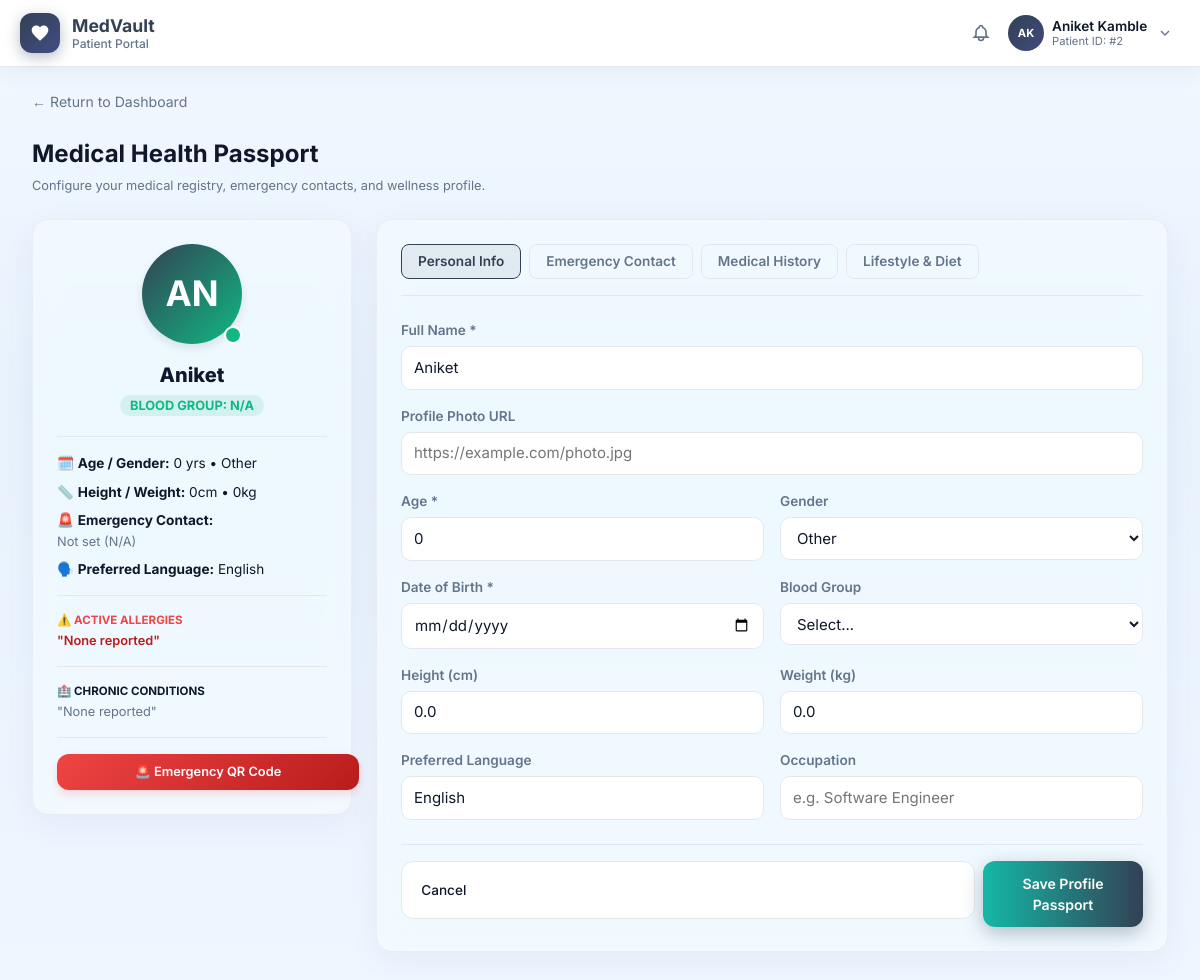
The page /patient/profile (signed in) on the database its author committed.
### tables this page shows
CREATE TABLE users (
                  id INTEGER PRIMARY KEY AUTOINCREMENT,
                  username TEXT NOT NULL,
                  password_hash TEXT NOT NULL,
                  full_name TEXT NOT NULL DEFAULT '',
                  blood_group TEXT NOT NULL DEFAULT '',
                  allergies TEXT NOT NULL DEFAULT '',
                  medications TEXT NOT NULL DEFAULT '',
                  conditions TEXT NOT NULL DEFAULT '',
                  onboarding_done INTEGER NOT NULL DEFAULT 0,
                  portal_role TEXT NOT NULL DEFAULT 'patient',
                  theme_accent TEXT NOT NULL DEFAULT '#3b82f6',
                  theme_mode TEXT NOT NULL DEFAULT 'light',
                  doctor_specialty TEXT NOT NULL DEFAULT '',
                  doctor_phone TEXT NOT NULL DEFAULT '',
                  doctor_clinic TEXT NOT NULL DEFAULT '',
                  doctor_bio TEXT NOT NULL DEFAULT '',
                  UNIQUE(username, portal_role)
                );

### app_pkg/routes/core.py (the view, shortened to what this page needs)
@core_bp.route("/patient/profile", methods=["GET", "POST"])
@login_required
def patient_profile():
    if _portal_role(current_user.id) != "patient":
        flash("This page is for patient accounts only.")
        return redirect(url_for("core.dashboard"))
    db = get_db()
    theme = _portal_theme(current_user.id, current_user.username)
    profile = db.execute("SELECT * FROM patient_profiles WHERE user_id = ?", (current_user.id,)).fetchone()
    if not profile:
        dec_name = ""
        dec_email = ""
        dec_phone = ""
        dec_allergies = ""
        dec_meds = ""
        dec_conds = ""
        try:
            dec_name = decrypt_text(current_user.full_name) or ""
            dec_email = decrypt_text(current_user.email) or ""
            dec_phone = decrypt_text(current_user.phone) or ""
            dec_allergies = decrypt_text(current_user.allergies) or ""
            dec_meds = decrypt_text(current_user.medications) or ""
            dec_conds = decrypt_text(current_user.conditions) or ""
        except Exception:
            pass
        profile = {
            "full_name": dec_name or current_user.username,
            "profile_photo": "",
            "age": 0,
            "gender": "Other",
            "dob": "",
            "blood_group": "",
            "height": 0.0,
            "weight": 0.0,
            "phone": dec_phone,
            "email": dec_email,
            "address": "",
            "emergency_contact_name": "",
            "emergency_contact_number": "",
            "existing_diseases": dec_conds,
            "current_medications": dec_meds,
            "allergies": dec_allergies,
            "previous_surgeries": "",
            "family_medical_history": "",
            "smoking_status": "No",
            "alcohol_consumption": "No",
            "exercise_frequency": "None",
            "sleep_duration": 0.0,
            "diet_preference": "",
            "water_intake": 0.0,
            "occupation": "",
            "preferred_language": "English",
            "preferred_consultation_mode": "In-Person",
        }
    return render_template("patient_profile.html", theme=theme, profile=profile)

### templates/patient_profile.html (shortened to what this page needs)
{% extends "base_patient.html" %}
{% block content %}
<div class="dr-shell">
  <div style="margin-bottom: 1.5rem;">
    <a href="{{ url_for('core.dashboard') }}" class="dr-back-link">&larr; Return to Dashboard</a>
    <h1 class="dr-page-title" style="margin: 0.5rem 0 0;">Medical Health Passport</h1>
    <p class="dr-hint" style="margin: 0.2rem 0 0;">Configure your medical registry, emergency contacts, and wellness profile.</p>
  </div>
  <div style="display: grid; grid-template-columns: 320px 1fr; gap: 1.5rem; align-items: start; @media (max-width: 768px) { grid-template-columns: 1fr; }">
    <aside class="dr-panel" style="padding: 1.5rem; text-align: center; border-top: 4px solid var(--accent); background: var(--surface);">
      <div style="position: relative; display: inline-block; margin-bottom: 1rem;">
        {% if profile.profile_photo %}
          <img src="{{ profile.profile_photo }}" alt="Patient Photo" style="width: 100px; height: 100px; border-radius: 50%; object-fit: cover; border: 3px solid var(--border); box-shadow: 0 4px 10px rgba(0,0,0,0.1); margin: 0 auto; display: block;" />
        {% else %}
          <div style="width: 100px; height: 100px; border-radius: 50%; background: linear-gradient(135deg, var(--accent), #10b981); color: white; display: grid; place-items: center; font-size: 2.2rem; font-weight: bold; margin: 0 auto; box-shadow: 0 4px 10px rgba(0,0,0,0.1);">
            {{ profile.full_name[:2] | upper }}
          </div>
        {% endif %}
        <span style="position: absolute; bottom: 0; right: 0; background: #10b981; border: 2px solid var(--surface); width: 14px; height: 14px; border-radius: 50%;" title="EHR Synced"></span>
      </div>
      <h2 style="margin: 0 0 0.25rem; font-size: 1.25rem; font-weight: 800; color: var(--text);">{{ profile.full_name }}</h2>
      <span style="font-size: 0.8rem; background: rgba(16, 185, 129, 0.12); color: #10b981; padding: 0.2rem 0.6rem; border-radius: 9999px; font-weight: bold; text-transform: uppercase;">
        Blood Group: {{ profile.blood_group or "N/A" }}
      </span>
      <div style="margin-top: 1.25rem; text-align: left; font-size: 0.85rem; color: var(--text); border-top: 1px solid var(--border); padding-top: 1rem; display: flex; flex-direction: column; gap: 0.5rem; line-height: 1.5;">
        <div>🗓️ <strong>Age / Gender:</strong> {{ profile.age or "0" }} yrs &bull; {{ profile.gender }}</div>
        <div>📏 <strong>Height / Weight:</strong> {{ profile.height or "0" }}cm &bull; {{ profile.weight or "0" }}kg</div>
        <div>🚨 <strong>Emergency Contact:</strong><br/>
          <span style="color: var(--text-muted); font-size: 0.8rem;">
            {{ profile.emergency_contact_name or "Not set" }} ({{ profile.emergency_contact_number or "N/A" }})
          </span>
        </div>
        <div>🗣️ <strong>Preferred Language:</strong> {{ profile.preferred_language or "English" }}</div>
      </div>
      <div style="margin-top: 1rem; text-align: left; font-size: 0.8rem; color: var(--text-muted); border-top: 1px solid var(--border); padding-top: 1rem; line-height: 1.4;">
        <span style="font-weight: 700; color: #ef4444; display: block; margin-bottom: 0.25rem; text-transform: uppercase; font-size: 0.72rem;">⚠️ Active Allergies</span>
        <div style="color: #b91c1c; font-weight: 600;">"{{ profile.allergies or 'None reported' }}"</div>
      </div>
      <div style="margin-top: 1rem; text-align: left; font-size: 0.8rem; color: var(--text-muted); border-top: 1px solid var(--border); padding-top: 1rem; line-height: 1.4;">
        <span style="font-weight: 700; color: var(--text); display: block; margin-bottom: 0.25rem; text-transform: uppercase; font-size: 0.72rem;">🏥 Chronic Conditions</span>
        <div>"{{ profile.existing_diseases or 'None reported' }}"</div>
      </div>
      <div style="margin-top: 1rem; padding-top: 1rem; border-top: 1px solid var(--border);">
        <a href="{{ url_for('core.emergency_info') }}" class="dr-btn-gradient dr-btn-gradient--inline" style="text-decoration: none; padding: 0.5rem 1rem; font-size: 0.8rem; width: 100%; display: block; box-shadow: 0 4px 10px rgba(239, 68, 68, 0.2); background: linear-gradient(135deg, #ef4444 0%, #b91c1c 100%); border: none;">
          🚨 Emergency QR Code
        </a>
      </div>
    </aside>
    <main>
      <form method="post" class="dr-panel" style="padding: 1.5rem; display: flex; flex-direction: column; gap: 1.5rem; background: var(--surface);">
        <div style="display: flex; gap: 0.5rem; border-bottom: 1px solid var(--border); padding-bottom: 0.5rem; overflow-x: auto;">
          <button type="button" onclick="switchProfileTab('personal')" class="dr-btn-outline tab-btn active-tab" id="tab_personal" style="width: auto; padding: 0.4rem 1rem; border-radius: 8px;">Personal Info</button>
          <button type="button" onclick="switchProfileTab('emergency')" class="dr-btn-outline tab-btn" id="tab_emergency" style="width: auto; padding: 0.4rem 1rem; border-radius: 8px;">Emergency Contact</button>
          <button type="button" onclick="switchProfileTab('medical')" class="dr-btn-outline tab-btn" id="tab_medical" style="width: auto; padding: 0.4rem 1rem; border-radius: 8px;">Medical History</button>
          <button type="button" onclick="switchProfileTab('lifestyle')" class="dr-btn-outline tab-btn" id="tab_lifestyle" style="width: auto; padding: 0.4rem 1rem; border-radius: 8px;">Lifestyle &amp; Diet</button>
        </div>
        <fieldset id="sect_personal" style="border: none; padding: 0; margin: 0; display: flex; flex-direction: column; gap: 1rem;">
          <div>
            <label class="dr-label-full" for="full_name">Full Name *</label>
            <input class="dr-input" id="full_name" name="full_name" required minlength="2" maxlength="120" value="{{ profile.full_name }}" placeholder="Jane Doe" />
          </div>
          <div>
            <label class="dr-label-full" for="profile_photo">Profile Photo URL</label>
            <input class="dr-input" id="profile_photo" name="profile_photo" type="url" value="{{ profile.profile_photo }}" placeholder="https://example.com/photo.jpg" />
          </div>
          <div style="display: grid; grid-template-columns: 1fr 1fr; gap: 1rem;">
            <div>
              <label class="dr-label-full" for="age">Age *</label>
              <input class="dr-input" id="age" name="age" type="number" required min="0" value="{{ profile.age }}" />
            </div>
            <div>
              <label class="dr-label-full" for="gender">Gender</label>
              <select class="dr-input" id="gender" name="gender">
                <option value="Other" {% if profile.gender == "Other" %}selected{% endif %}>Other</option>
              </select>
            </div>
          </div>
          <div style="display: grid; grid-template-columns: 1fr 1fr; gap: 1rem;">
            <div>
              <label class="dr-label-full" for="dob">Date of Birth *</label>
              <input class="dr-input" id="dob" name="dob" type="date" required value="{{ profile.dob }}" />
            </div>
            <div>
              <label class="dr-label-full" for="blood_group">Blood Group</label>
              <select class="dr-input" id="blood_group" name="blood_group">
                <option value="" {% if not profile.blood_group %}selected{% endif %}>Select...</option>
              </select>
            </div>
          </div>
          <div style="display: grid; grid-template-columns: 1fr 1fr; gap: 1rem;">
            <div>
              <label class="dr-label-full" for="height">Height (cm)</label>
              <input class="dr-input" id="height" name="height" type="number" step="0.1" value="{{ profile.height }}" placeholder="170" />
            </div>
            <div>
              <label class="dr-label-full" for="weight">Weight (kg)</label>
              <input class="dr-input" id="weight" name="weight" type="number" step="0.1" value="{{ profile.weight }}" placeholder="70" />
            </div>
          </div>
          <div style="display: grid; grid-template-columns: 1fr 1fr; gap: 1rem;">
            <div>
              <label class="dr-label-full" for="preferred_language">Preferred Language</label>
              <input class="dr-input" id="preferred_language" name="preferred_language" value="{{ profile.preferred_language }}" placeholder="e.g. English, French" />
            </div>
            <div>
              <label class="dr-label-full" for="occupation">Occupation</label>
              <input class="dr-input" id="occupation" name="occupation" value="{{ profile.occupation }}" placeholder="e.g. Software Engineer" />
            </div>
          </div>
        </fieldset>
        <div style="display: flex; gap: 0.5rem; justify-content: flex-end; border-top: 1px solid var(--border); padding-top: 1rem;">
          <a href="{{ url_for('core.dashboard') }}" class="dr-btn-outline" style="text-decoration: none; padding: 0.6rem 1.2rem;">Cancel</a>
          <button type="submit" class="dr-btn-gradient dr-btn-gradient--inline">Save Profile Passport</button>
        </div>
      </form>
    </main>
  </div>
</div>
{% endblock %}

### templates/base_patient.html (shortened to what this page needs)
<!doctype html>
<html lang="en">
  <head>
    <link rel="stylesheet" href="{{ url_for('static', filename='doctor.css') }}?v=2.0.3" />
    <link rel="stylesheet" href="{{ url_for('static', filename='patient_dashboard.css') }}?v=2.0.3" />
  </head>
  <body
    class="dr-portal"
    data-portal="patient"
    data-theme="{{ theme.mode }}"
    style="--accent: {{ theme.accent }}; --accent-rgb: {{ theme.accent_rgb }};"
  >
    <header class="dr-topbar">
      <div class="dr-topbar-inner">
        <a href="{{ url_for('core.dashboard') }}" class="dr-brand">
          <span class="dr-brand-logo" aria-hidden="true">
            <svg viewBox="0 0 24 24" width="20" height="20" fill="currentColor">
              <path d="M12 21.35l-1.45-1.32C5.4 15.36 2 12.28 2 8.5 2 5.42 4.42 3 7.5 3c1.74 0 3.41.81 4.5 2.09C13.09 3.81 14.76 3 16.5 3 19.58 3 22 5.42 22 8.5c0 3.78-3.4 6.86-8.55 11.54L12 21.35z" />
            </svg>
          </span>
          <span class="dr-brand-text">
            <span class="dr-brand-name">MedVault</span>
            <span class="dr-brand-sub">{{ theme.portal_label }}</span>
          </span>
        </a>
        <div class="dr-topbar-actions">
          <a href="{{ url_for('core.notifications_page') }}" class="dr-p-bell" title="Updates" aria-label="View updates">
            <svg width="20" height="20" viewBox="0 0 24 24" fill="none" stroke="currentColor" stroke-width="2">
              <path d="M15 17h5l-1.405-1.405A2.032 2.032 0 0118 14.158V11a6.002 6.002 0 00-4-5.659V5a2 2 0 10-4 0v.341C7.67 6.165 6 8.388 6 11v3.159c0 .538-.214 1.055-.595 1.436L4 17h5m6 0v1a3 3 0 11-6 0v-1m6 0H9" />
            </svg>
          </a>
          <div class="dr-profile-wrap">
            <button
              type="button"
              class="dr-profile-trigger"
              id="dr-profile-btn"
              aria-expanded="false"
              aria-haspopup="true"
              aria-label="Open account menu"
            >
              {% if theme.profile_photo %}
                <img src="{{ theme.profile_photo }}" alt="User Profile" class="dr-avatar" style="object-fit: cover; border: 1.5px solid var(--accent);" />
              {% else %}
                <span class="dr-avatar">{{ theme.initials }}</span>
              {% endif %}
              <span class="dr-user-meta">
                <span class="dr-user-name">{{ theme.display_name }}</span>
                <span class="dr-user-role">
                  {% if theme.patient_id_str %}Patient ID: {{ theme.patient_id_str }}{% else %}{{ theme.specialty }}{% endif %}
                </span>
              </span>
              <svg class="dr-profile-caret" width="16" height="16" viewBox="0 0 24 24" fill="none" stroke="currentColor" stroke-width="2" aria-hidden="true">
                <path d="M6 9l6 6 6-6" />
              </svg>
            </button>
          </div>
        </div>
      </div>
    </header>
    <main class="dr-main">
      {% block content %}{% endblock %}
    </main>
  </body>
</html>

### rows shown on the page
users: display_name "Aniket Kamble", username "AN", full_name "Aniket"

### other values the page prints
{{ theme.portal_label }} "Patient Portal"
{{ theme.initials }} "AK"
{{ theme.patient_id_str }} "#2"
{{ profile.blood_group or "N/A" }} "N/A"
{{ profile.age or "0" }} "0"
{{ profile.gender }} "Other"
{{ profile.height or "0" }} "0"
{{ profile.weight or "0" }} "0"
{{ profile.emergency_contact_name or "Not set" }} "Not set"
{{ profile.emergency_contact_number or "N/A" }} "N/A"
{{ profile.preferred_language or "English" }} "English"
{{ profile.allergies or 'None reported' }} "None reported"
{{ profile.existing_diseases or 'None reported' }} "None reported"
